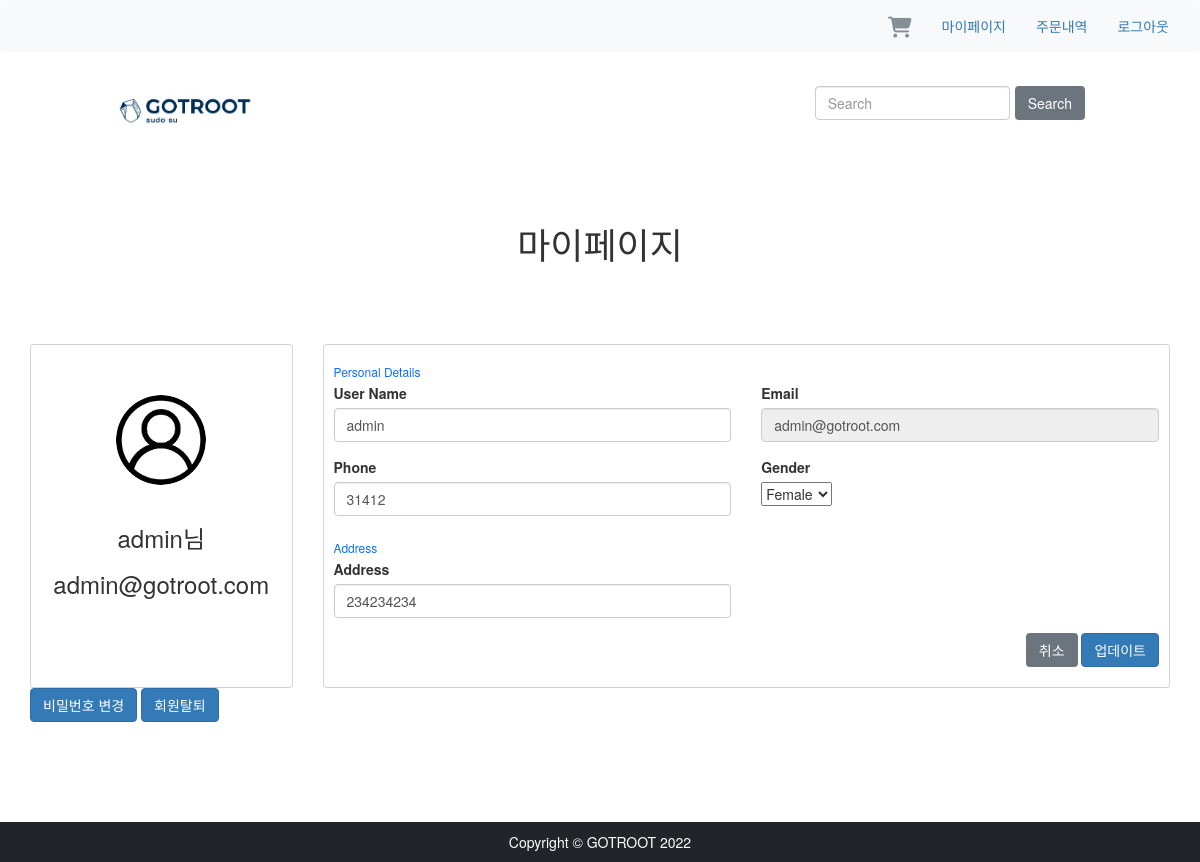
The app's page /user/4/ (signed in), older data.
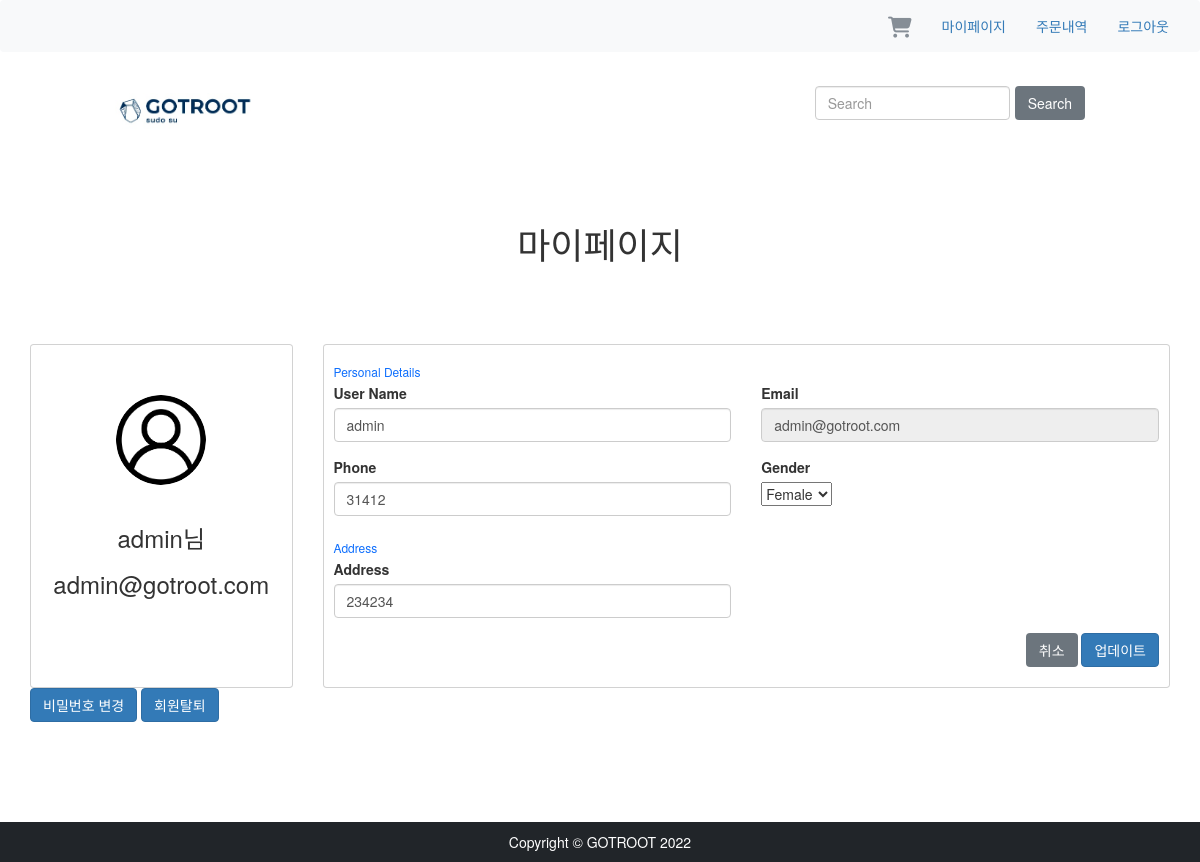
The same page, newer data.
### user/models.py (models this page shows, shortened)
class User(AbstractUser):
    email = models.EmailField(unique=True, null=False, max_length=255, verbose_name="이메일")
    username = models.CharField(unique=True, null=False, max_length=20, verbose_name="이름")
    phone_number = models.CharField(blank=True, max_length=255, verbose_name="핸드폰")
    address = models.CharField(blank=True, max_length=255, verbose_name="주소")
    gender = models.CharField(blank=True, choices=GENDER_CHOICES, max_length=255)
    is_active = models.BooleanField(default=True)
    is_staff = models.BooleanField(default=False)
    is_superuser = models.BooleanField(default=False)
    objects = UserManager()
    USERNAME_FIELD = 'email' #email로 구분
    REQUIRED_FIELDS = ['username']

### user/views.py (the view)
# urls.py: path('<int:pk>/', views.profile, name='profile'),
@login_required
def profile(request, pk):
    if request.method == 'POST':
        form = CustomUserChangeForm(request.POST, instance=request.user)
        if form.is_valid():
            form.save()
            messages.success(request, '업데이트 성공')
            return HttpResponseRedirect(reverse('user:profile', args=[request.user.pk]))
    else:
        form = CustomUserChangeForm(instance=request.user)
    return render(request, 'user/profile.html', {'form':form})

### user/forms.py
class CustomUserChangeForm(UserChangeForm):
    password = None
    class Meta:
        model = User
        fields = ['username', 'gender', 'phone_number', 'address']

### gotroot_site/context_processors.py (called while the page is built)
def category_list(request):
    categories = Category.objects.all()
    return {
        "categories": categories
    }

### user/templates/user/profile.html (shortened to what this page needs)
{% extends "user/base.html" %}
{% load static %}
{% block content %}
<h1 style="text-align: center; padding-bottom: 70px;">마이페이지</h1>
<div class="container">
<div class="row gutters">
<div class="col-xl-3 col-lg-3 col-md-12 col-sm-12 col-12">
<div class="card h-100">
	<div class="card-body">
		<div class="account-settings">
			<div class="user-profile">
                <div class="user-avatar">
					<img src="{% static "/images/user.png" %}" alt="User Image">
				</div>
				<h3 class="user-name">{{ user.username }}님</h3>
				<h3 class="user-email">{{ user.email }}</h3>
			</div>
		</div>
	</div>
</div>
</div>
<div class="col-xl-9 col-lg-9 col-md-12 col-sm-12 col-12">
<div class="card h-100">
	<div class="card-body">
        <form action="{% url 'user:profile' user.pk %}" method="post">
		<div class="row gutters">
			<div class="col-xl-12 col-lg-12 col-md-12 col-sm-12 col-12">
				<h6 class="mb-2 text-primary">Personal Details</h6>
			</div>
			<div class="col-xl-6 col-lg-6 col-md-6 col-sm-6 col-12">
				<div class="form-group">
					<label for="fullName">User Name</label>
					<input type="text" name="username" class="form-control" id="fullName" value="{{ form.username.value }}" placeholder="Enter Username">
				</div>
			</div>
			<div class="col-xl-6 col-lg-6 col-md-6 col-sm-6 col-12">
				<div class="form-group">
					<label for="eMail">Email</label>
                    <input type="email" class="form-control" id="eMail" value="{{ user.email }}" disabled>
				</div>
			</div>
			<div class="col-xl-6 col-lg-6 col-md-6 col-sm-6 col-12">
				<div class="form-group">
					<label for="phone">Phone</label>
					<input type="text" name="phone_number" class="form-control" id="phone" value="{{ form.phone_number.value }}" placeholder="Enter phone number">
				</div>
			</div>
			<div class="col-xl-6 col-lg-6 col-md-6 col-sm-6 col-12">
				<div class="form-group">
					<label for="ciTy">Gender</label><br>
					{{ form.gender }}
				</div>
			</div>
		</div>
		<div class="row gutters">
			<div class="col-xl-12 col-lg-12 col-md-12 col-sm-12 col-12">
				<h6 class="mt-3 mb-2 text-primary">Address</h6>
			</div>
			<div class="col-xl-6 col-lg-6 col-md-6 col-sm-6 col-12">
				<div class="form-group">
					<label for="Street">Address</label>
					<input type="name" name="address" class="form-control" id="Street" value="{{ form.address.value }}" placeholder="Enter Address">
				</div>
			</div>
		</div>
		<div class="row gutters">
			<div class="col-xl-12 col-lg-12 col-md-12 col-sm-12 col-12">
				<div class="float-end">
					<button type="button" class="btn btn-secondary" onclick='location.href="{% url 'shop:index' %}"'>취소</button>
                    <input type="submit" class="btn btn-primary" value="업데이트">
				</div>
			</div>
		</div>
        </form>
	</div>
</div>
</div>
</div>
<button class="btn btn-primary" onclick='location.href="{% url 'user:change_pw' user.pk %}"'>비밀번호 변경</button>
<button class="btn btn-primary" onclick='location.href="{% url 'user:delete' user.pk %}"'>회원탈퇴</button>
</div>
{% endblock content %}

Row changes from the older to the newer data that the page shows:
changed User "admin": address "234234234" → "234234"
